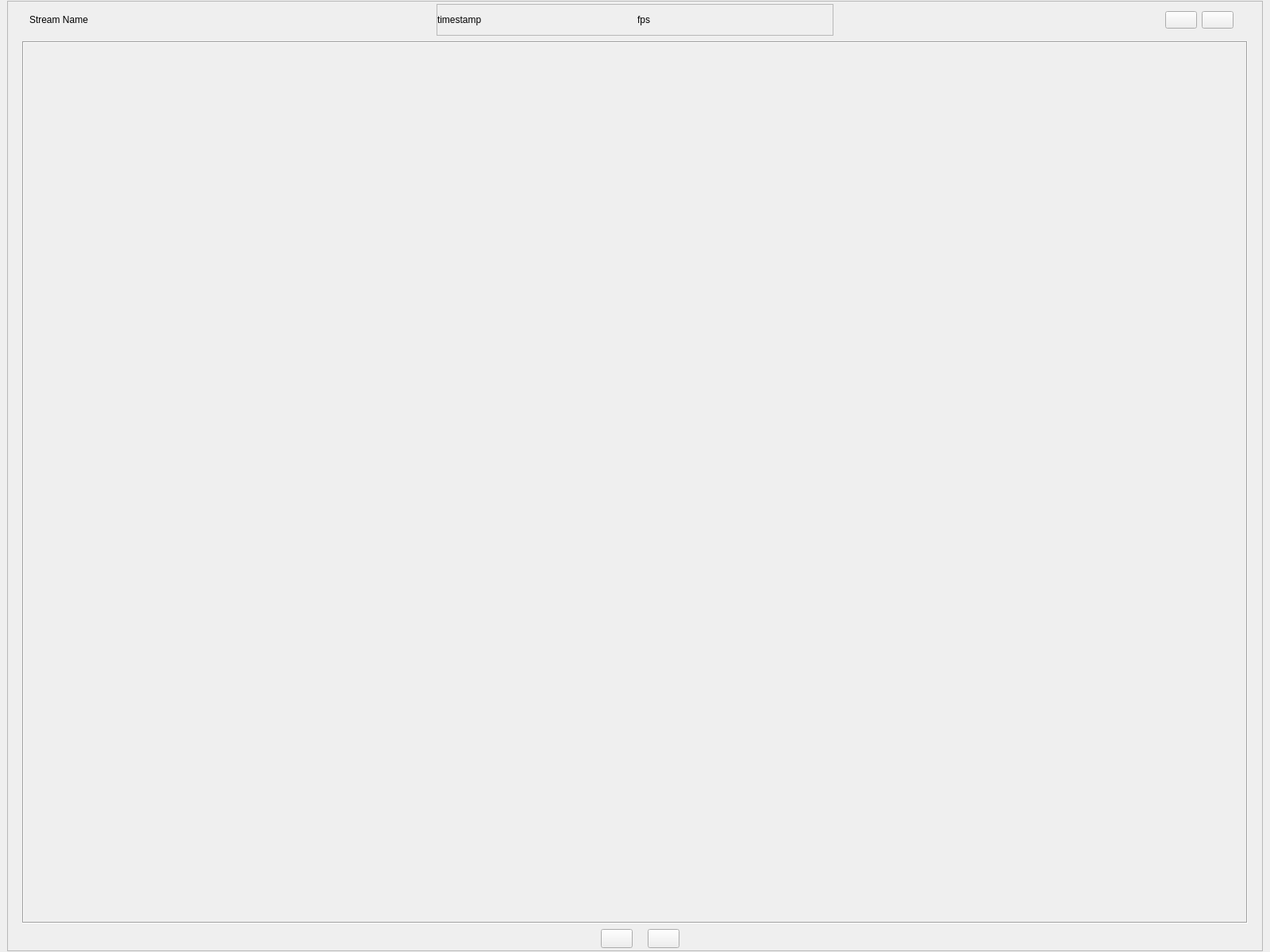
<?xml version="1.0" encoding="UTF-8"?>
<ui version="4.0">
 <class>Form</class>
 <widget class="QWidget" name="Form">
  <property name="geometry">
   <rect>
    <x>0</x>
    <y>0</y>
    <width>1600</width>
    <height>1200</height>
   </rect>
  </property>
  <property name="windowTitle">
   <string>Form</string>
  </property>
  <layout class="QVBoxLayout" name="TopLayout">
   <property name="leftMargin">
    <number>9</number>
   </property>
   <property name="topMargin">
    <number>1</number>
   </property>
   <property name="rightMargin">
    <number>9</number>
   </property>
   <property name="bottomMargin">
    <number>1</number>
   </property>
   <item>
    <widget class="QFrame" name="frame">
     <property name="frameShape">
      <enum>QFrame::StyledPanel</enum>
     </property>
     <property name="frameShadow">
      <enum>QFrame::Plain</enum>
     </property>
     <property name="lineWidth">
      <number>1</number>
     </property>
     <property name="midLineWidth">
      <number>0</number>
     </property>
     <layout class="QVBoxLayout" name="verticalLayout">
      <property name="topMargin">
       <number>1</number>
      </property>
      <property name="bottomMargin">
       <number>1</number>
      </property>
      <item>
       <widget class="QWidget" name="widget" native="true">
        <layout class="QVBoxLayout" name="verticalLayout_3">
         <property name="leftMargin">
          <number>9</number>
         </property>
         <property name="topMargin">
          <number>1</number>
         </property>
         <property name="rightMargin">
          <number>9</number>
         </property>
         <property name="bottomMargin">
          <number>1</number>
         </property>
         <item>
          <widget class="QWidget" name="MetaInfoWidget" native="true">
           <property name="sizePolicy">
            <sizepolicy hsizetype="Preferred" vsizetype="Minimum">
             <horstretch>0</horstretch>
             <verstretch>0</verstretch>
            </sizepolicy>
           </property>
           <property name="maximumSize">
            <size>
             <width>16777215</width>
             <height>16777215</height>
            </size>
           </property>
           <layout class="QHBoxLayout" name="horizontalLayout">
            <property name="leftMargin">
             <number>9</number>
            </property>
            <property name="topMargin">
             <number>1</number>
            </property>
            <property name="rightMargin">
             <number>9</number>
            </property>
            <property name="bottomMargin">
             <number>1</number>
            </property>
            <item alignment="Qt::AlignLeft">
             <widget class="QLabel" name="StreamNameLabel">
              <property name="sizePolicy">
               <sizepolicy hsizetype="Minimum" vsizetype="Preferred">
                <horstretch>0</horstretch>
                <verstretch>0</verstretch>
               </sizepolicy>
              </property>
              <property name="text">
               <string>Stream Name</string>
              </property>
             </widget>
            </item>
            <item>
             <widget class="QFrame" name="frame_2">
              <property name="sizePolicy">
               <sizepolicy hsizetype="Fixed" vsizetype="Preferred">
                <horstretch>0</horstretch>
                <verstretch>0</verstretch>
               </sizepolicy>
              </property>
              <property name="maximumSize">
               <size>
                <width>500</width>
                <height>16777215</height>
               </size>
              </property>
              <property name="frameShape">
               <enum>QFrame::StyledPanel</enum>
              </property>
              <property name="frameShadow">
               <enum>QFrame::Raised</enum>
              </property>
              <layout class="QHBoxLayout" name="horizontalLayout_4">
               <property name="leftMargin">
                <number>0</number>
               </property>
               <property name="topMargin">
                <number>0</number>
               </property>
               <property name="rightMargin">
                <number>0</number>
               </property>
               <property name="bottomMargin">
                <number>0</number>
               </property>
               <item>
                <widget class="QLabel" name="ts_label">
                 <property name="sizePolicy">
                  <sizepolicy hsizetype="Ignored" vsizetype="Minimum">
                   <horstretch>0</horstretch>
                   <verstretch>0</verstretch>
                  </sizepolicy>
                 </property>
                 <property name="maximumSize">
                  <size>
                   <width>250</width>
                   <height>16777215</height>
                  </size>
                 </property>
                 <property name="toolTip">
                  <string>Timestamp of the most recent frame received.</string>
                 </property>
                 <property name="text">
                  <string>timestamp</string>
                 </property>
                </widget>
               </item>
               <item>
                <widget class="QLabel" name="fs_label">
                 <property name="sizePolicy">
                  <sizepolicy hsizetype="Ignored" vsizetype="Minimum">
                   <horstretch>0</horstretch>
                   <verstretch>0</verstretch>
                  </sizepolicy>
                 </property>
                 <property name="maximumSize">
                  <size>
                   <width>250</width>
                   <height>16777215</height>
                  </size>
                 </property>
                 <property name="toolTip">
                  <string>Average number of frames received per second over a recent period of time.</string>
                 </property>
                 <property name="text">
                  <string>fps</string>
                 </property>
                </widget>
               </item>
              </layout>
             </widget>
            </item>
            <item alignment="Qt::AlignRight">
             <widget class="QWidget" name="WindowButtonWidget" native="true">
              <layout class="QHBoxLayout" name="horizontalLayout_3">
               <item>
                <widget class="QPushButton" name="PopWindowBtn">
                 <property name="sizePolicy">
                  <sizepolicy hsizetype="Minimum" vsizetype="Minimum">
                   <horstretch>0</horstretch>
                   <verstretch>0</verstretch>
                  </sizepolicy>
                 </property>
                 <property name="minimumSize">
                  <size>
                   <width>0</width>
                   <height>0</height>
                  </size>
                 </property>
                 <property name="maximumSize">
                  <size>
                   <width>16777215</width>
                   <height>16777215</height>
                  </size>
                 </property>
                 <property name="toolTip">
                  <string>Pop as a separate windowq</string>
                 </property>
                 <property name="accessibleName">
                  <string>PopWindowBtn</string>
                 </property>
                 <property name="text">
                  <string/>
                 </property>
                 <property name="Pop Window" stdset="0">
                  <string>Remove Stream</string>
                 </property>
                </widget>
               </item>
               <item>
                <widget class="QPushButton" name="RemoveStreamBtn">
                 <property name="sizePolicy">
                  <sizepolicy hsizetype="Minimum" vsizetype="Minimum">
                   <horstretch>0</horstretch>
                   <verstretch>0</verstretch>
                  </sizepolicy>
                 </property>
                 <property name="minimumSize">
                  <size>
                   <width>0</width>
                   <height>0</height>
                  </size>
                 </property>
                 <property name="toolTip">
                  <string>Remove this stream</string>
                 </property>
                 <property name="text">
                  <string/>
                 </property>
                 <property name="Stop Stream" stdset="0">
                  <string>Remove Stream</string>
                 </property>
                </widget>
               </item>
              </layout>
             </widget>
            </item>
           </layout>
          </widget>
         </item>
         <item>
          <widget class="QWidget" name="VisualizationWidget" native="true">
           <property name="sizePolicy">
            <sizepolicy hsizetype="Preferred" vsizetype="Expanding">
             <horstretch>0</horstretch>
             <verstretch>0</verstretch>
            </sizepolicy>
           </property>
           <layout class="QVBoxLayout" name="viz_group_layout">
            <property name="leftMargin">
             <number>0</number>
            </property>
            <property name="topMargin">
             <number>0</number>
            </property>
            <property name="rightMargin">
             <number>0</number>
            </property>
            <property name="bottomMargin">
             <number>0</number>
            </property>
            <item>
             <widget class="QScrollArea" name="scrollArea">
              <property name="frameShape">
               <enum>QFrame::Box</enum>
              </property>
              <property name="widgetResizable">
               <bool>true</bool>
              </property>
              <widget class="QWidget" name="scrollAreaWidgetContents">
               <property name="geometry">
                <rect>
                 <x>0</x>
                 <y>0</y>
                 <width>1540</width>
                 <height>1106</height>
                </rect>
               </property>
               <layout class="QVBoxLayout" name="viz_group_scroll_layout">
                <property name="topMargin">
                 <number>1</number>
                </property>
                <property name="bottomMargin">
                 <number>1</number>
                </property>
               </layout>
              </widget>
             </widget>
            </item>
           </layout>
          </widget>
         </item>
         <item alignment="Qt::AlignHCenter">
          <widget class="QWidget" name="StreamButtonWidget" native="true">
           <property name="sizePolicy">
            <sizepolicy hsizetype="Preferred" vsizetype="Minimum">
             <horstretch>0</horstretch>
             <verstretch>0</verstretch>
            </sizepolicy>
           </property>
           <property name="minimumSize">
            <size>
             <width>0</width>
             <height>0</height>
            </size>
           </property>
           <property name="maximumSize">
            <size>
             <width>16777215</width>
             <height>64</height>
            </size>
           </property>
           <layout class="QHBoxLayout" name="horizontalLayout_2">
            <property name="leftMargin">
             <number>9</number>
            </property>
            <property name="topMargin">
             <number>1</number>
            </property>
            <property name="rightMargin">
             <number>9</number>
            </property>
            <property name="bottomMargin">
             <number>1</number>
            </property>
            <item>
             <widget class="QLabel" name="StreamAvailablilityLabel">
              <property name="sizePolicy">
               <sizepolicy hsizetype="Minimum" vsizetype="Minimum">
                <horstretch>0</horstretch>
                <verstretch>0</verstretch>
               </sizepolicy>
              </property>
              <property name="minimumSize">
               <size>
                <width>0</width>
                <height>0</height>
               </size>
              </property>
              <property name="maximumSize">
               <size>
                <width>16777215</width>
                <height>16777215</height>
               </size>
              </property>
              <property name="text">
               <string/>
              </property>
             </widget>
            </item>
            <item>
             <widget class="QPushButton" name="StartStopStreamBtn">
              <property name="sizePolicy">
               <sizepolicy hsizetype="Minimum" vsizetype="Minimum">
                <horstretch>0</horstretch>
                <verstretch>0</verstretch>
               </sizepolicy>
              </property>
              <property name="minimumSize">
               <size>
                <width>0</width>
                <height>0</height>
               </size>
              </property>
              <property name="maximumSize">
               <size>
                <width>16777215</width>
                <height>16777215</height>
               </size>
              </property>
              <property name="toolTip">
               <string>Start plotting this stream</string>
              </property>
              <property name="text">
               <string/>
              </property>
              <property name="Start Stream" stdset="0">
               <string>Start Stream</string>
              </property>
             </widget>
            </item>
            <item>
             <widget class="QLabel" name="waiting_label">
              <property name="sizePolicy">
               <sizepolicy hsizetype="Preferred" vsizetype="Fixed">
                <horstretch>0</horstretch>
                <verstretch>0</verstretch>
               </sizepolicy>
              </property>
              <property name="minimumSize">
               <size>
                <width>0</width>
                <height>24</height>
               </size>
              </property>
              <property name="maximumSize">
               <size>
                <width>16777215</width>
                <height>32</height>
               </size>
              </property>
              <property name="text">
               <string/>
              </property>
             </widget>
            </item>
            <item>
             <widget class="QPushButton" name="OptionsBtn">
              <property name="sizePolicy">
               <sizepolicy hsizetype="Minimum" vsizetype="Minimum">
                <horstretch>0</horstretch>
                <verstretch>0</verstretch>
               </sizepolicy>
              </property>
              <property name="minimumSize">
               <size>
                <width>0</width>
                <height>0</height>
               </size>
              </property>
              <property name="maximumSize">
               <size>
                <width>16777215</width>
                <height>16777215</height>
               </size>
              </property>
              <property name="text">
               <string/>
              </property>
             </widget>
            </item>
           </layout>
          </widget>
         </item>
        </layout>
       </widget>
      </item>
     </layout>
    </widget>
   </item>
  </layout>
 </widget>
 <resources/>
 <connections/>
</ui>
